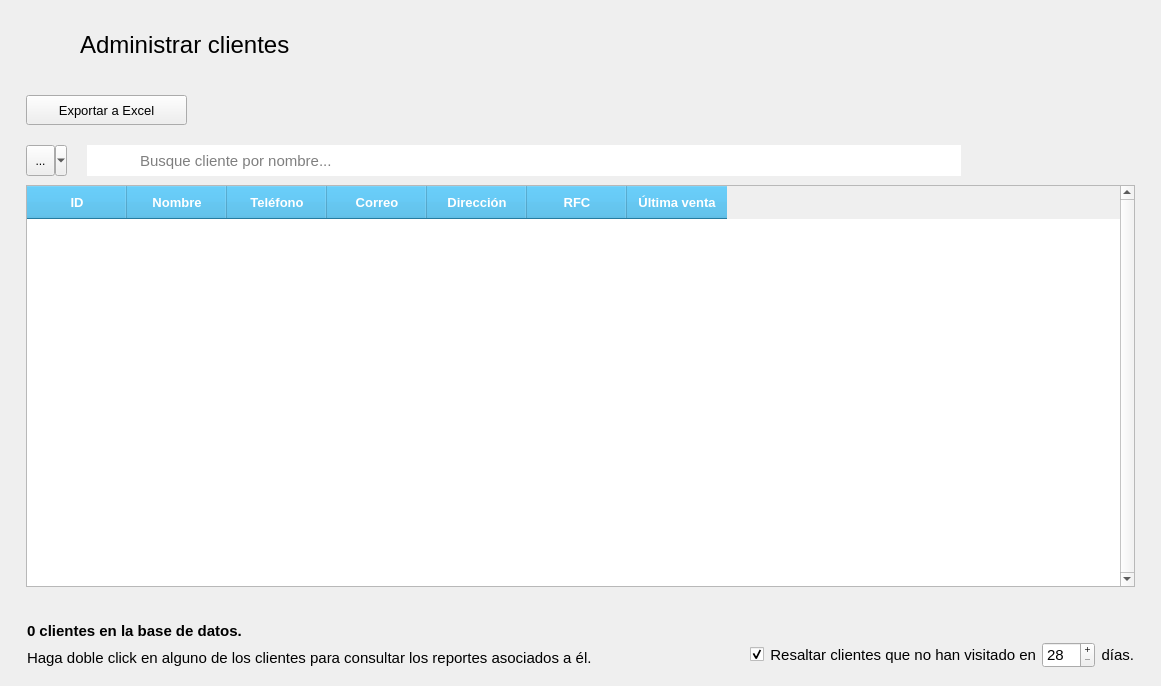
<?xml version="1.0" encoding="UTF-8"?>
<ui version="4.0">
 <class>AdministrarClientes</class>
 <widget class="QMainWindow" name="AdministrarClientes">
  <property name="geometry">
   <rect>
    <x>0</x>
    <y>0</y>
    <width>1161</width>
    <height>686</height>
   </rect>
  </property>
  <property name="minimumSize">
   <size>
    <width>1085</width>
    <height>650</height>
   </size>
  </property>
  <property name="windowTitle">
   <string>Administrar clientes</string>
  </property>
  <property name="windowIcon">
   <iconset resource="../../resources.qrc">
    <normaloff>:/img/icon.ico</normaloff>:/img/icon.ico</iconset>
  </property>
  <widget class="QWidget" name="centralwidget">
   <layout class="QVBoxLayout" name="verticalLayout">
    <item alignment="Qt::AlignLeft|Qt::AlignTop">
     <widget class="QFrame" name="frame">
      <property name="frameShadow">
       <enum>QFrame::Raised</enum>
      </property>
      <layout class="QHBoxLayout" name="horizontalLayout">
       <property name="spacing">
        <number>20</number>
       </property>
       <property name="leftMargin">
        <number>19</number>
       </property>
       <property name="topMargin">
        <number>15</number>
       </property>
       <property name="rightMargin">
        <number>19</number>
       </property>
       <property name="bottomMargin">
        <number>15</number>
       </property>
       <item>
        <widget class="QPushButton" name="btRegresar">
         <property name="cursor">
          <cursorShape>PointingHandCursor</cursorShape>
         </property>
         <property name="styleSheet">
          <string notr="true">QPushButton {
        background-color: transparent;
        border: none;
        padding: 0px;
    }
    QPushButton:hover {
        background-color: rgba(255, 255, 255, 0);
    }
    QPushButton:pressed {
        background-color: rgba(255, 255, 255, 0);
    }</string>
         </property>
         <property name="icon">
          <iconset resource="../../resources.qrc">
           <normaloff>:/img/resources/images/leftarrow.png</normaloff>:/img/resources/images/leftarrow.png</iconset>
         </property>
         <property name="iconSize">
          <size>
           <width>40</width>
           <height>40</height>
          </size>
         </property>
         <property name="flat">
          <bool>true</bool>
         </property>
        </widget>
       </item>
       <item>
        <widget class="QLabel" name="lbTitulo">
         <property name="minimumSize">
          <size>
           <width>211</width>
           <height>41</height>
          </size>
         </property>
         <property name="font">
          <font>
           <pointsize>18</pointsize>
          </font>
         </property>
         <property name="text">
          <string>Administrar clientes</string>
         </property>
        </widget>
       </item>
      </layout>
     </widget>
    </item>
    <item>
     <widget class="QFrame" name="frame_3">
      <property name="sizePolicy">
       <sizepolicy hsizetype="Expanding" vsizetype="Expanding">
        <horstretch>0</horstretch>
        <verstretch>0</verstretch>
       </sizepolicy>
      </property>
      <property name="frameShadow">
       <enum>QFrame::Raised</enum>
      </property>
      <layout class="QVBoxLayout" name="verticalLayout_3">
       <property name="spacing">
        <number>0</number>
       </property>
       <property name="leftMargin">
        <number>8</number>
       </property>
       <property name="topMargin">
        <number>0</number>
       </property>
       <property name="rightMargin">
        <number>8</number>
       </property>
       <item alignment="Qt::AlignTop">
        <widget class="QFrame" name="frame_2">
         <property name="frameShadow">
          <enum>QFrame::Raised</enum>
         </property>
         <layout class="QHBoxLayout" name="horizontalLayout_2">
          <property name="spacing">
           <number>0</number>
          </property>
          <property name="leftMargin">
           <number>0</number>
          </property>
          <property name="topMargin">
           <number>0</number>
          </property>
          <property name="rightMargin">
           <number>0</number>
          </property>
          <property name="bottomMargin">
           <number>0</number>
          </property>
          <item>
           <widget class="QFrame" name="frame_5">
            <property name="frameShadow">
             <enum>QFrame::Raised</enum>
            </property>
            <layout class="QGridLayout" name="gridLayout">
             <property name="horizontalSpacing">
              <number>0</number>
             </property>
             <property name="verticalSpacing">
              <number>20</number>
             </property>
             <item row="0" column="0" colspan="4" alignment="Qt::AlignLeft">
              <widget class="QPushButton" name="btExportar">
               <property name="minimumSize">
                <size>
                 <width>161</width>
                 <height>30</height>
                </size>
               </property>
               <property name="maximumSize">
                <size>
                 <width>16777215</width>
                 <height>30</height>
                </size>
               </property>
               <property name="font">
                <font>
                 <pointsize>10</pointsize>
                </font>
               </property>
               <property name="text">
                <string>Exportar a Excel</string>
               </property>
               <property name="icon">
                <iconset resource="../../resources.qrc">
                 <normaloff>:/img/resources/images/export.png</normaloff>:/img/resources/images/export.png</iconset>
               </property>
              </widget>
             </item>
             <item row="1" column="0">
              <widget class="QToolButton" name="btFiltrar">
               <property name="minimumSize">
                <size>
                 <width>41</width>
                 <height>31</height>
                </size>
               </property>
               <property name="toolTip">
                <string>Filtrar búsqueda por...</string>
               </property>
               <property name="text">
                <string>...</string>
               </property>
               <property name="icon">
                <iconset resource="../../resources.qrc">
                 <normaloff>:/img/resources/images/filter.png</normaloff>:/img/resources/images/filter.png</iconset>
               </property>
               <property name="popupMode">
                <enum>QToolButton::MenuButtonPopup</enum>
               </property>
              </widget>
             </item>
             <item row="1" column="1">
              <spacer name="horizontalSpacer">
               <property name="orientation">
                <enum>Qt::Horizontal</enum>
               </property>
               <property name="sizeType">
                <enum>QSizePolicy::Fixed</enum>
               </property>
               <property name="sizeHint" stdset="0">
                <size>
                 <width>20</width>
                 <height>0</height>
                </size>
               </property>
              </spacer>
             </item>
             <item row="1" column="2">
              <widget class="QLabel" name="label_2">
               <property name="minimumSize">
                <size>
                 <width>51</width>
                 <height>31</height>
                </size>
               </property>
               <property name="maximumSize">
                <size>
                 <width>51</width>
                 <height>31</height>
                </size>
               </property>
               <property name="styleSheet">
                <string notr="true">image: url(:/img/resources/images/magnifier.png);
background-color: rgb(255, 255, 255);</string>
               </property>
               <property name="text">
                <string/>
               </property>
              </widget>
             </item>
             <item row="1" column="3">
              <widget class="QLineEdit" name="searchBar">
               <property name="minimumSize">
                <size>
                 <width>481</width>
                 <height>31</height>
                </size>
               </property>
               <property name="font">
                <font>
                 <pointsize>11</pointsize>
                </font>
               </property>
               <property name="frame">
                <bool>false</bool>
               </property>
               <property name="placeholderText">
                <string>Busque cliente por nombre...</string>
               </property>
              </widget>
             </item>
            </layout>
           </widget>
          </item>
          <item alignment="Qt::AlignBottom">
           <widget class="QFrame" name="frame_6">
            <property name="frameShadow">
             <enum>QFrame::Raised</enum>
            </property>
            <layout class="QHBoxLayout" name="horizontalLayout_3">
             <property name="spacing">
              <number>30</number>
             </property>
             <item>
              <widget class="QPushButton" name="btAgregar">
               <property name="cursor">
                <cursorShape>PointingHandCursor</cursorShape>
               </property>
               <property name="styleSheet">
                <string notr="true">QPushButton {
        background-color: transparent;
        border: none;
        padding: 0px;
    }
    QPushButton:hover {
        background-color: rgba(255, 255, 255, 0);
    }
    QPushButton:pressed {
        background-color: rgba(255, 255, 255, 0);
    }</string>
               </property>
               <property name="icon">
                <iconset resource="../../resources.qrc">
                 <normaloff>:/img/resources/images/plus.png</normaloff>:/img/resources/images/plus.png</iconset>
               </property>
               <property name="iconSize">
                <size>
                 <width>40</width>
                 <height>40</height>
                </size>
               </property>
               <property name="flat">
                <bool>true</bool>
               </property>
              </widget>
             </item>
             <item>
              <widget class="QPushButton" name="btEditar">
               <property name="cursor">
                <cursorShape>PointingHandCursor</cursorShape>
               </property>
               <property name="styleSheet">
                <string notr="true">QPushButton {
        background-color: transparent;
        border: none;
        padding: 0px;
    }
    QPushButton:hover {
        background-color: rgba(255, 255, 255, 0);
    }
    QPushButton:pressed {
        background-color: rgba(255, 255, 255, 0);
    }</string>
               </property>
               <property name="icon">
                <iconset resource="../../resources.qrc">
                 <normaloff>:/img/resources/images/edit.png</normaloff>:/img/resources/images/edit.png</iconset>
               </property>
               <property name="iconSize">
                <size>
                 <width>40</width>
                 <height>40</height>
                </size>
               </property>
               <property name="flat">
                <bool>true</bool>
               </property>
              </widget>
             </item>
             <item>
              <widget class="QPushButton" name="btEliminar">
               <property name="cursor">
                <cursorShape>PointingHandCursor</cursorShape>
               </property>
               <property name="styleSheet">
                <string notr="true">QPushButton {
        background-color: transparent;
        border: none;
        padding: 0px;
    }
    QPushButton:hover {
        background-color: rgba(255, 255, 255, 0);
    }
    QPushButton:pressed {
        background-color: rgba(255, 255, 255, 0);
    }</string>
               </property>
               <property name="icon">
                <iconset resource="../../resources.qrc">
                 <normaloff>:/img/resources/images/trash.png</normaloff>:/img/resources/images/trash.png</iconset>
               </property>
               <property name="iconSize">
                <size>
                 <width>40</width>
                 <height>40</height>
                </size>
               </property>
               <property name="flat">
                <bool>true</bool>
               </property>
              </widget>
             </item>
            </layout>
           </widget>
          </item>
         </layout>
        </widget>
       </item>
       <item>
        <widget class="QFrame" name="frame_7">
         <property name="frameShadow">
          <enum>QFrame::Raised</enum>
         </property>
         <layout class="QHBoxLayout" name="horizontalLayout_4">
          <property name="spacing">
           <number>0</number>
          </property>
          <property name="topMargin">
           <number>0</number>
          </property>
          <item>
           <widget class="QTableWidget" name="tabla_clientes">
            <property name="font">
             <font>
              <family>Segoe UI</family>
              <pointsize>10</pointsize>
             </font>
            </property>
            <property name="styleSheet">
             <string notr="true">QHeaderView::section {
	font: bold 10pt;
	color: rgb(255, 255, 255);
	background-color: rgb(52, 172, 224);

	padding-top: 7px;
	padding-bottom: 7px;
}

QTableView::item{
  padding: 5px;
}

QTableWidget {
	alternate-background-color: rgb(240, 240, 240);
}

QTableView {
    selection-background-color: rgb(85, 85, 255);
    selection-color: rgb(255, 255, 255);
}
QTableView:active {
    selection-background-color: rgb(85, 85, 255);
    selection-color: rgb(255, 255, 255);
}</string>
            </property>
            <property name="verticalScrollBarPolicy">
             <enum>Qt::ScrollBarAlwaysOn</enum>
            </property>
            <property name="editTriggers">
             <set>QAbstractItemView::NoEditTriggers</set>
            </property>
            <property name="alternatingRowColors">
             <bool>true</bool>
            </property>
            <property name="selectionMode">
             <enum>QAbstractItemView::SingleSelection</enum>
            </property>
            <property name="selectionBehavior">
             <enum>QAbstractItemView::SelectRows</enum>
            </property>
            <property name="showGrid">
             <bool>false</bool>
            </property>
            <attribute name="horizontalHeaderMinimumSectionSize">
             <number>50</number>
            </attribute>
            <attribute name="verticalHeaderVisible">
             <bool>false</bool>
            </attribute>
            <column>
             <property name="text">
              <string>ID</string>
             </property>
            </column>
            <column>
             <property name="text">
              <string>Nombre</string>
             </property>
            </column>
            <column>
             <property name="text">
              <string>Teléfono</string>
             </property>
            </column>
            <column>
             <property name="text">
              <string>Correo</string>
             </property>
            </column>
            <column>
             <property name="text">
              <string>Dirección</string>
             </property>
            </column>
            <column>
             <property name="text">
              <string>RFC</string>
             </property>
            </column>
            <column>
             <property name="text">
              <string>Última venta</string>
             </property>
            </column>
           </widget>
          </item>
         </layout>
        </widget>
       </item>
      </layout>
     </widget>
    </item>
    <item alignment="Qt::AlignBottom">
     <widget class="QFrame" name="frame_4">
      <property name="frameShadow">
       <enum>QFrame::Raised</enum>
      </property>
      <layout class="QHBoxLayout" name="horizontalLayout_6">
       <property name="topMargin">
        <number>0</number>
       </property>
       <property name="bottomMargin">
        <number>0</number>
       </property>
       <item>
        <widget class="QFrame" name="frame_8">
         <property name="styleSheet">
          <string notr="true">QFrame { border: none; }</string>
         </property>
         <property name="frameShape">
          <enum>QFrame::StyledPanel</enum>
         </property>
         <property name="frameShadow">
          <enum>QFrame::Raised</enum>
         </property>
         <layout class="QVBoxLayout" name="verticalLayout_2">
          <item>
           <widget class="QLabel" name="lbContador">
            <property name="minimumSize">
             <size>
              <width>271</width>
              <height>21</height>
             </size>
            </property>
            <property name="font">
             <font>
              <pointsize>11</pointsize>
              <bold>true</bold>
             </font>
            </property>
            <property name="text">
             <string>0 clientes en la base de datos.</string>
            </property>
           </widget>
          </item>
          <item>
           <widget class="QLabel" name="label_3">
            <property name="minimumSize">
             <size>
              <width>561</width>
              <height>21</height>
             </size>
            </property>
            <property name="font">
             <font>
              <pointsize>11</pointsize>
              <bold>false</bold>
             </font>
            </property>
            <property name="text">
             <string>Haga doble click en alguno de los clientes para consultar los reportes asociados a él.</string>
            </property>
           </widget>
          </item>
         </layout>
        </widget>
       </item>
       <item alignment="Qt::AlignRight|Qt::AlignBottom">
        <widget class="QFrame" name="frame_9">
         <property name="styleSheet">
          <string notr="true">QFrame { border: none; }</string>
         </property>
         <property name="frameShape">
          <enum>QFrame::StyledPanel</enum>
         </property>
         <property name="frameShadow">
          <enum>QFrame::Raised</enum>
         </property>
         <layout class="QHBoxLayout" name="horizontalLayout_7">
          <item>
           <widget class="QCheckBox" name="resaltarCheck">
            <property name="text">
             <string/>
            </property>
            <property name="checked">
             <bool>true</bool>
            </property>
           </widget>
          </item>
          <item>
           <widget class="QLabel" name="label_4">
            <property name="font">
             <font>
              <pointsize>11</pointsize>
              <bold>false</bold>
             </font>
            </property>
            <property name="text">
             <string>Resaltar clientes que no han visitado en</string>
            </property>
            <property name="alignment">
             <set>Qt::AlignRight|Qt::AlignTrailing|Qt::AlignVCenter</set>
            </property>
           </widget>
          </item>
          <item>
           <widget class="QSpinBox" name="resaltarDias">
            <property name="font">
             <font>
              <pointsize>11</pointsize>
             </font>
            </property>
            <property name="buttonSymbols">
             <enum>QAbstractSpinBox::PlusMinus</enum>
            </property>
            <property name="minimum">
             <number>28</number>
            </property>
            <property name="maximum">
             <number>365</number>
            </property>
           </widget>
          </item>
          <item>
           <widget class="QLabel" name="label_5">
            <property name="font">
             <font>
              <pointsize>11</pointsize>
              <bold>false</bold>
             </font>
            </property>
            <property name="text">
             <string>días.</string>
            </property>
            <property name="alignment">
             <set>Qt::AlignRight|Qt::AlignTrailing|Qt::AlignVCenter</set>
            </property>
           </widget>
          </item>
         </layout>
        </widget>
       </item>
      </layout>
     </widget>
    </item>
   </layout>
  </widget>
 </widget>
 <resources>
  <include location="../../resources.qrc"/>
 </resources>
 <connections/>
</ui>
